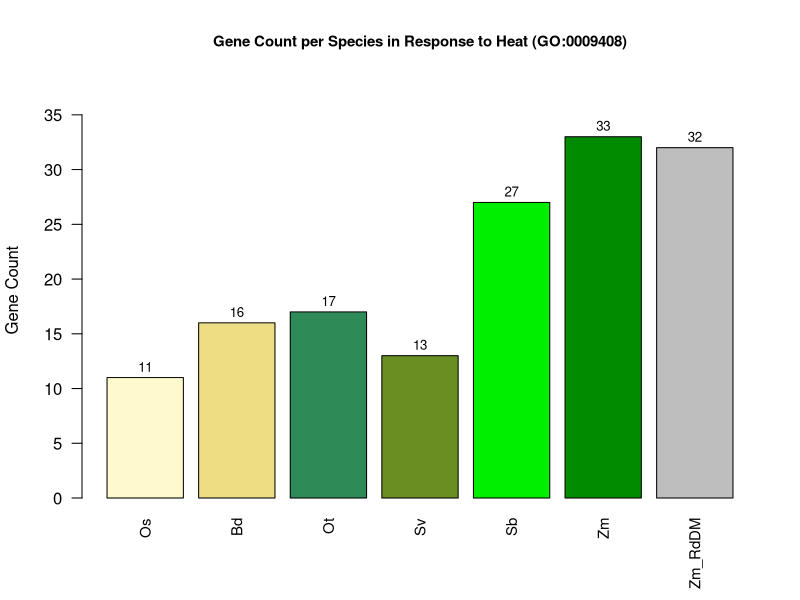

Reproduce this figure in R.
# Create the data
species <- c("Os", "Bd", "Ot", "Sv", "Sb", "Zm", "Zm_RdDM")
gene_counts <- c(11, 16, 17, 13, 27, 33, 32)

# Optional: choose distinct colors
bar_colors <- c("lemonchiffon", "lightgoldenrod", "seagreen", "olivedrab", "green2", "green4", "grey")

# Create the bar plot
bar_midpoints <- barplot(gene_counts,
        names.arg = species,
        col = bar_colors,
        main = "Gene Count per Species in Response to Heat (GO:0009408)",
        ylab = "Gene Count",
        ylim = c(0, max(gene_counts) + 5),
        cex.names = 0.9,
        cex.main = 0.9,
        las = 2)  # Rotate x-axis labels vertically for readability

# Add text labels on top of bars
text(x = bar_midpoints, y = gene_counts + 1, 
     labels = gene_counts, 
     cex = 0.8, col = "black")
